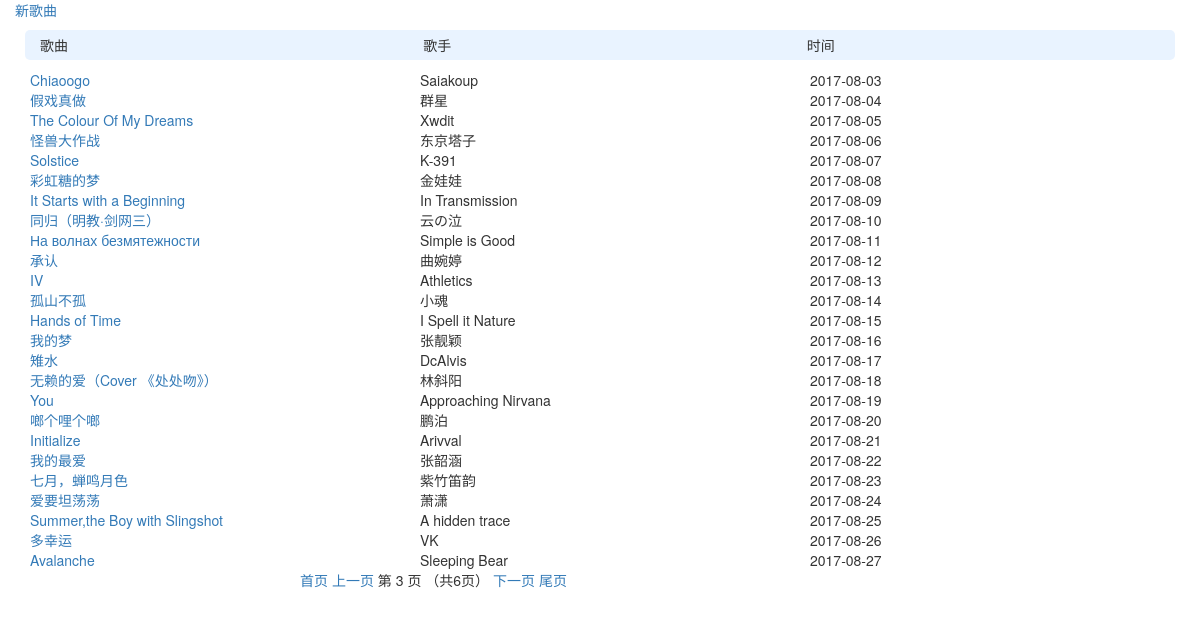
The app's page /list/index/?page=3 with its own data.
### list/models.py (models this page shows)
class Article(models.Model):
    song_name = models.CharField('歌名', max_length=32, null=False)
    singer = models.CharField('歌手', max_length=32, null=True)
    createTime = models.DateTimeField('添加时间', auto_now=True)

### list/views.py (the view)
def index(request):
    articles_list = models.Article.objects.all()
    paginator = Paginator(articles_list, 25)# Show 25 contacts per page
    pages = paginator.count
    page = request.GET.get('page')
    try:
        articles = paginator.page(page)
    except PageNotAnInteger:
        articles = paginator.page(1)
    except EmptyPage:
        articles = paginator.page(paginator.num_pages)
    return render(request, 'list/index.html', {'articles': articles})

### list/templates/list/index.html (shortened to what this page needs)
<!DOCTYPE html>
<html lang="en">
<head>
    <link rel="stylesheet" href="https://maxcdn.bootstrapcdn.com/bootstrap/3.3.4/css/bootstrap.min.css">
    <link rel="stylesheet" href="https://maxcdn.bootstrapcdn.com/bootstrap/3.3.4/css/bootstrap-theme.min.css">
</head>
<body>
    <div  class="col-md-12" style="height: 550px;">
        <a href="{% url 'list:edit_page' 0 %}">新歌曲</a>  <br/>
        <div class="title">
            <span class="col-md-4 inline">歌曲</span>
            <span class="col-md-4 inline">歌手</span>
            <span class="col-md-4 inline">时间</span>
        </div>
    {% for article in articles %}
        <div>
            <a class="col-md-4 inline" href="{% url 'list:article_page' article.id %}">{{article.song_name }}</a>
            <span class="col-md-4 inline">{{article.singer }}</span>
            <span class="col-md-4 inline">{{article.createTime|date:"Y-m-d" }}</span>
        </div>
    {% endfor %}
    </div>
    <div class="pagination" style="position:relative; left:300px;">
            <span class="step-links">
                {% if articles.has_previous %}
                    <a href="?page=1">首页</a>
                    <a href="?page={{ articles.previous_page_number }}">上一页</a>
                {% endif %}
                <span class="current">
                    第 {{ articles.number }} 页 （共{{ articles.paginator.num_pages }}页）
                </span>
                {% if articles.has_next %}
                    <a href="?page={{ articles.next_page_number }}">下一页</a>
                    <a href="?page={{ articles.paginator.num_pages }}">尾页</a>
                {% endif %}
            </span>
        </div>
</body>
</html>

### list/templates/list/index.html (style rules this page uses)
body { font-family: "Helvetica Neue", Helvetica, Arial, sans-serif, '微软雅黑'; }
a { text-decoration: none; }
.inline { display: inline-block; }
.title { background-color: #e9f3ff; height: 30px; line-height: 30px; border-radius: 5px; margin: 10px; }

### records on screen
Article: song_name "Chiaoogo", singer "Saiakoup", createTime "2017-08-03"
Article: song_name "假戏真做", singer "群星", createTime "2017-08-04"
Article: song_name "The Colour Of My Dreams", singer "Xwdit", createTime "2017-08-05"
Article: song_name "怪兽大作战", singer "东京塔子", createTime "2017-08-06"
Article: song_name "Solstice", singer "K-391", createTime "2017-08-07"
Article: song_name "彩虹糖的梦", singer "金娃娃", createTime "2017-08-08"
Article: song_name "It Starts with a Beginning", singer "In Transmission", createTime "2017-08-09"
Article: song_name "同归（明教·剑网三）", singer "云の泣", createTime "2017-08-10"
Article: song_name "На волнах безмятежности", singer "Simple is Good", createTime "2017-08-11"
Article: song_name "承认", singer "曲婉婷", createTime "2017-08-12"
Article: song_name "IV", singer "Athletics", createTime "2017-08-13"
Article: song_name "孤山不孤", singer "小魂", createTime "2017-08-14"
Article: song_name "Hands of Time", singer "I Spell it Nature", createTime "2017-08-15"
Article: song_name "我的梦", singer "张靓颖", createTime "2017-08-16"
Article: song_name "雉水", singer "DcAlvis", createTime "2017-08-17"
Article: song_name "无赖的爱（Cover 《处处吻》）", singer "林斜阳", createTime "2017-08-18"
Article: song_name "You", singer "Approaching Nirvana", createTime "2017-08-19"
Article: song_name "啷个哩个啷", singer "鹏泊", createTime "2017-08-20"
Article: song_name "Initialize", singer "Arivval", createTime "2017-08-21"
Article: song_name "我的最爱", singer "张韶涵", createTime "2017-08-22"
Article: song_name "七月，蝉鸣月色", singer "紫竹笛韵", createTime "2017-08-23"
Article: song_name "爱要坦荡荡", singer "萧潇", createTime "2017-08-24"
Article: song_name "Summer,the Boy with Slingshot", singer "A hidden trace", createTime "2017-08-25"
Article: song_name "多幸运", singer "VK", createTime "2017-08-26"
Article: song_name "Avalanche", singer "Sleeping Bear", createTime "2017-08-27"

### other values on screen
{{ articles.number }} "3"
{{ articles.paginator.num_pages }} "6"
